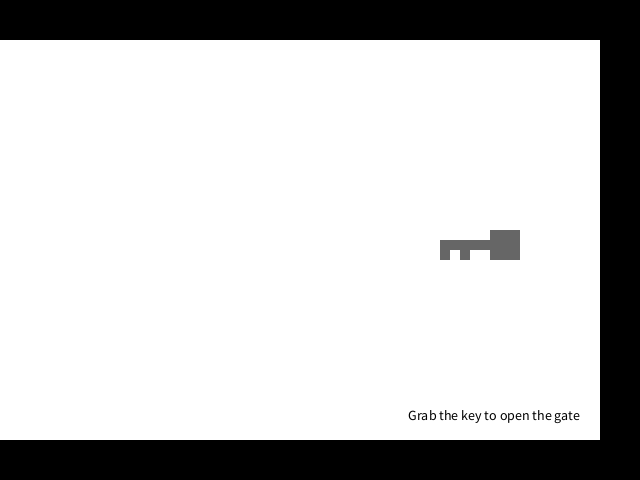
Frame 1 (no input)
Frame 60 (the mouse pressed at the canvas centre just before this capture): identical to frame 1, image omitted
Frame 120 (the mouse held since frame 60 and released just before this capture): identical to frame 1, image omitted

The Processing sketch that drew this single still picture (run headless with seeded random() and noise(); from frame 60 on, the mouse is pressed at the canvas centre):

// Processing sketch: Ex_03
// ── Ex_03.pde
// Master variables
int w = 40;  // Wall thickness
int tx = 620;  // Text x-coordinate
int ty = 420;  // Text y-coordinate
boolean gate = true;  // Is the gate closed or open?

// Room 2 variables
int kx = 440;  // Key x-coordinate
int ky = 230;  // Key y-coordinate

void setup() {
  size(640, 480);
  ellipseMode(RADIUS);
  noCursor();
  textSize(14);
  textAlign(RIGHT);
}

void draw() {

  // Walls
  background(255);
  noStroke();
  fill(0);
  rect(0, 0, width, w);  // Top
  rect(width-w, 0, w, height);  // Right
  rect(0, height-w, width, w);  // Bottom

  // Key
  if (gate == true) {
    fill(102);
    pushMatrix();
    translate(kx, ky);
    beginShape();
    vertex(0, 10);
    vertex(50, 10);
    vertex(50, 0);
    vertex(80, 0);
    vertex(80, 30);
    vertex(50, 30);
    vertex(50, 20);
    vertex(30, 20);
    vertex(30, 30);
    vertex(20, 30);
    vertex(20, 20);
    vertex(10, 20);
    vertex(10, 30);
    vertex(0, 30);
    endShape();
    popMatrix();
  }

  // Text
  fill(0);
  if (gate) {
    text("Grab the key to open the gate", tx-w, ty);
  } 
  else {
    text("You have the key. The gate is open!", tx-w, ty);
  }
  
}
